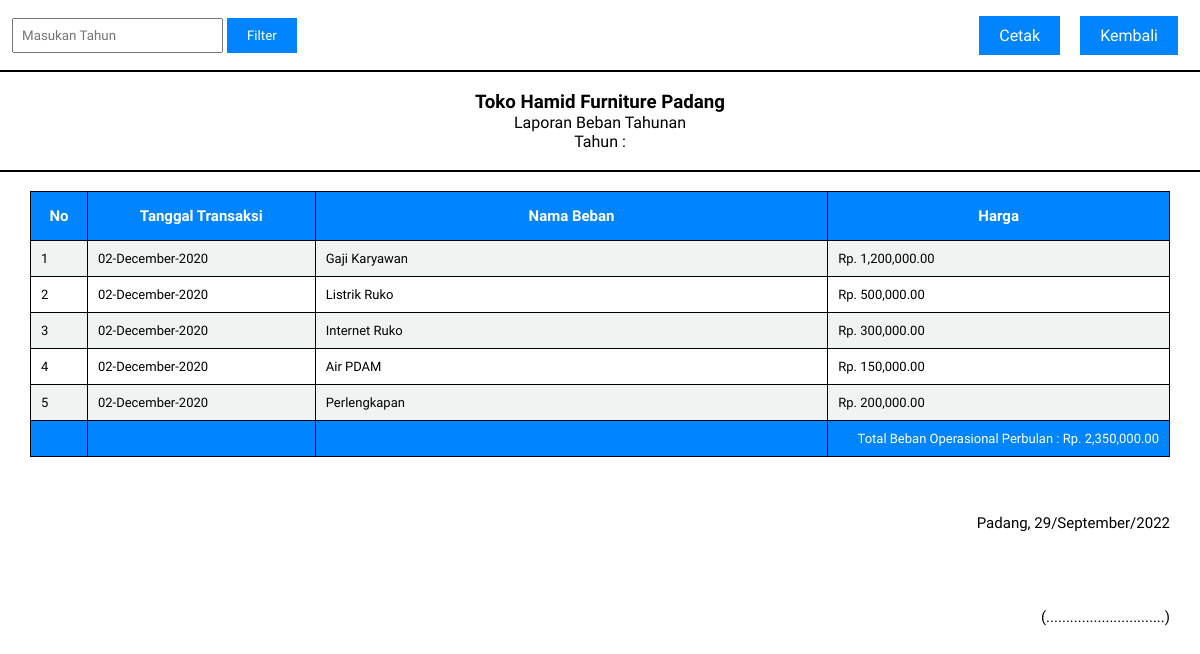
/laporanbeban/laporanbebanpertahun.php (signed in), run on the app's committed database.
### tables this page shows
CREATE TABLE `tb_data_beban` (
  `tanggal_transaksi` date NOT NULL,
  `kode_transaksi` varchar(100) NOT NULL,
  `kode_beban` varchar(100) NOT NULL,
  `nama_beban` varchar(100) NOT NULL,
  `harga_beban` int(11) NOT NULL
);

### laporanbeban/laporanbebanpertahun.php (the view, shortened to what this page needs)
<!DOCTYPE html>
<html lang="en">
<head>
    <link rel="stylesheet" href="../css/style.css">
    <link rel="stylesheet" href="https://stackpath.bootstrapcdn.com/font-awesome/4.7.0/css/font-awesome.min.css">
</head>
<body>
<?php
                    $tahunini="";
                    ?>
                    <div class="header-layout">
                        <div class="filter-layout">
                        <form action="" method="GET">
                            <input type="number" value="<?php echo $tahunini ?>" placeholder="Masukan Tahun" name="tahun">
                            <input type="submit" name="tahunini" value="Filter">
                        </form>
                        </div>
                        <div class="button-exit-layout">
                            <a href="../laporanbeban/cetaklaporanbebanpertahun.php?tahunini=<?php echo"$tahunini"?>">Cetak</a>
                            <a href="../laporanbeban/">Kembali</a>
                        </div>
                    </div>
                    <center>
                    <hr>
                    <br>
                    <h3>Toko Hamid Furniture Padang</h3>
                    <p>Laporan Beban Tahunan</p>
                    <p>Tahun : <?php echo "$tahunini"?></p>
                    <br>
                    <hr>
                    <br>
                     </center>
                    <?php
                     if(isset($_GET["tahunini"])){
                        $tahunini=$_GET['tahun'];
                        $databeban  = "SELECT * FROM tb_data_beban WHERE tanggal_transaksi LIKE '%$tahunini%' ORDER BY tanggal_transaksi ASC";
                        $totalbeban= "SELECT SUM(harga_beban) AS hargabeban FROM tb_data_beban WHERE tanggal_transaksi LIKE '%$tahunini%'";
                    }
                    else{
                        $databeban  = "SELECT * FROM tb_data_beban";
                        $totalbeban= "SELECT SUM(harga_beban) AS hargabeban FROM tb_data_beban";
                    }
                    ?>
                    <table>
                        <tr>
                            <th style="width:5%;">No</th>
                            <th style="width:20%;">Tanggal Transaksi</th>
                            <th>Nama Beban</th>
                            <th>Harga</th>
                        </tr>
                        <?php
                        $no=1;
                        $querybeban=mysqli_query($koneksi,$databeban);
                        while($row=mysqli_fetch_array($querybeban)){
                            $tanggal_transaksi=$row["tanggal_transaksi"];
                            $nama_beban=$row["nama_beban"];
                            $harga_beban=$row["harga_beban"];
                        ?>
                        <tr>
                            <td><?php echo "$no"; ?></td>
                            <td><?php echo date('d-F-Y', strtotime($tanggal_transaksi))?></td>
                            <td><?php echo "$nama_beban"; ?></td>
                            <td><?php echo "Rp. ". number_format($harga_beban, 2, ".", ",");?></td>
                        </tr>
                        <?php
                        $no++;
                        }
                        ?>
                        <?php
                        $querytotalbeban=mysqli_query($koneksi,$totalbeban);
                        while($row=mysqli_fetch_array($querytotalbeban))
                        {
                            $hargabeban=$row["hargabeban"]
                        ?>
                        <tr>
                            <th></th>
                            <th></th>
                            <th></th>
                            <th style="width:30%;text-align:right;font-weight:normal;padding:10px;font-size:13px">Total Beban Operasional Perbulan : <?php echo "Rp. ". number_format($hargabeban, 2, ".", ",");?></th>
                        </tr>
                        <?php
                        }
                        ?>
                    </table>
                    <div class="footer-layout">
                        <br>
                        <br>
                        <br>
                        <p >Padang, <?php $tgl=date("d/F/Y"); echo"$tgl" ?></p>
                        <br>
                        <br>
                        <br>
                        <br>
                        <p>(..............................)</p>
                        <br>
                        <br>
                        <br>
                        <br>
                    </div>
</body>
</html>

### css/style.css (style rules this page uses)
* { font-family: 'Varela Round', sans-serif; margin: 0; padding: 0; }

### laporanbeban/laporanbebanpertahun.php (style rules this page uses)
hr { border:1px solid black; }
table { width:95%; border-collapse: collapse; margin:auto; }
table th { padding:15px; border:1px solid black; font-size:15px; background-color:#0084ff; color:#ffffff; text-align:center; }
table td { text-align:left; padding:10px; font-size:13px; border:1px solid black; }
table tr:nth-child(odd) { background-color: #ffffff; }
table tr:nth-child(even) { background-color: #eff3f2; }
.header-layout { width:98%; height:70px; display:flex; justify-content:space-between; margin:auto; }
.header-layout > .filter-layout { width:60%; height:100%; display:flex; align-items:center; }
.header-layout > .filter-layout input { padding:8px; outline:none; }
.header-layout > .filter-layout input[type=submit] { padding:10px 20px; outline:none; border:none; background-color:#0084ff; color:#FFFFFF; }
.button-exit-layout { width:20%; height:100%; display:flex; align-items:center; justify-content:flex-end; }
.button-exit-layout a { display:block; padding: 10px 20px; background-color:#0084ff; text-decoration:none; color:#FFFFFF; margin:0px 10px; }
.footer-layout { width:95%; margin:auto; }
.footer-layout p { font-size:15px; text-align:right; }

### data on the page
tb_data_beban: tanggal_transaksi "02-December-2020", nama_beban "Gaji Karyawan", harga_beban "1,200,000.00"
tb_data_beban: tanggal_transaksi "02-December-2020", nama_beban "Listrik Ruko", harga_beban "500,000.00"
tb_data_beban: tanggal_transaksi "02-December-2020", nama_beban "Internet Ruko", harga_beban "300,000.00"
tb_data_beban: tanggal_transaksi "02-December-2020", nama_beban "Air PDAM", harga_beban "150,000.00"
tb_data_beban: tanggal_transaksi "02-December-2020", nama_beban "Perlengkapan", harga_beban "200,000.00"

### other printed values
$hargabeban "2,350,000.00"
